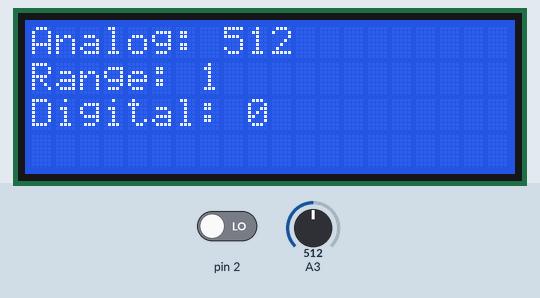
Recording of a program running on a simulated Arduino Uno, built with avr-gcc and run on an emulated ATmega328P. Shown: 20×4 character LCD. The inputs (shaded band) are chosen by the test bench; at power-on: A3 = 512, pin 2 LOW.

Above: at 1.2 s.
1.3 s: A3 set to 716
At 1.8 s:
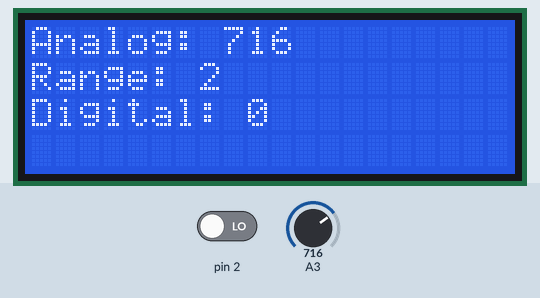
2.8 s: pin 2 driven HIGH
At 4.0 s:
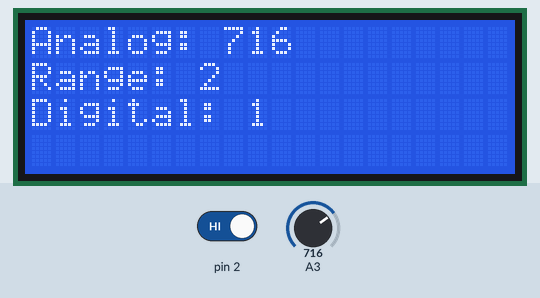
4.3 s: A3 set to 900
At 5.4 s:
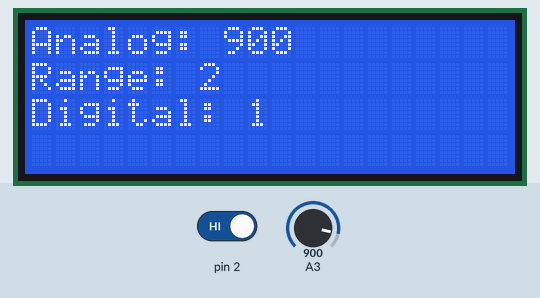
5.8 s: pin 2 driven LOW
At 6.6 s:
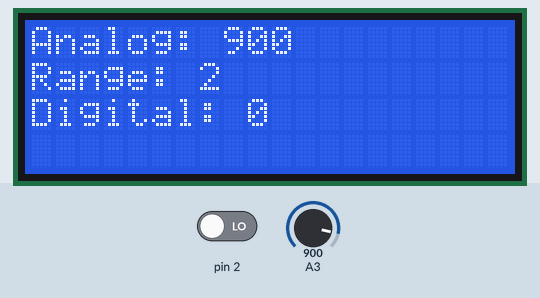
7.3 s: A3 set to 1023
At 7.8 s:
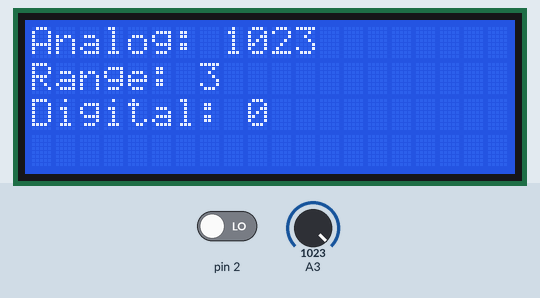
Timing chart, 0 to 9.8 s (numbered marks = the images above; inputs shaded):
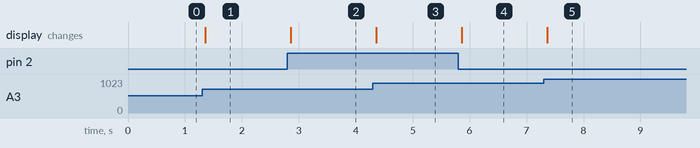

The program:

main.cpp
```cpp
#include <Arduino.h>
#include <LiquidCrystal_I2C.h>

LiquidCrystal_I2C Lcd(0x27, 20, 4);

const int sensorMin = 0;
const int sensorMax = 1023;

void setup() {
  // put your setup code here, to run once:
  Serial.begin(9600);
  Lcd.init();
  Lcd.backlight();
}

void loop() {
  // put your main code here, to run repeatedly:
  int sensorReading = analogRead(A3);
  bool dReading = digitalRead(2);
  int range = map(sensorReading, sensorMin, sensorMax, 0, 3);

  Lcd.setCursor(0, 0);
  Lcd.print("Analog: ");
  Lcd.print(sensorReading);
  Lcd.print("   ");

  Lcd.setCursor(0, 1);
  Lcd.print("Range: ");
  Lcd.print(range);
  Lcd.print(" ");

  Lcd.setCursor(0, 2);
  Lcd.print("Digital: ");
  Lcd.print(dReading);
  Lcd.print(" ");
}
```

Measured:
- after the input at 1.3 s, the display: changes after 0.06 s (image 1)
- after the input at 2.8 s, the display: changes after 0.06 s (image 2)
- after the input at 4.3 s, the display: changes after 0.06 s (image 3)
- after the input at 5.8 s, the display: changes after 0.06 s (image 4)
- after the input at 7.3 s, the display: changes after 0.07 s (image 5)
